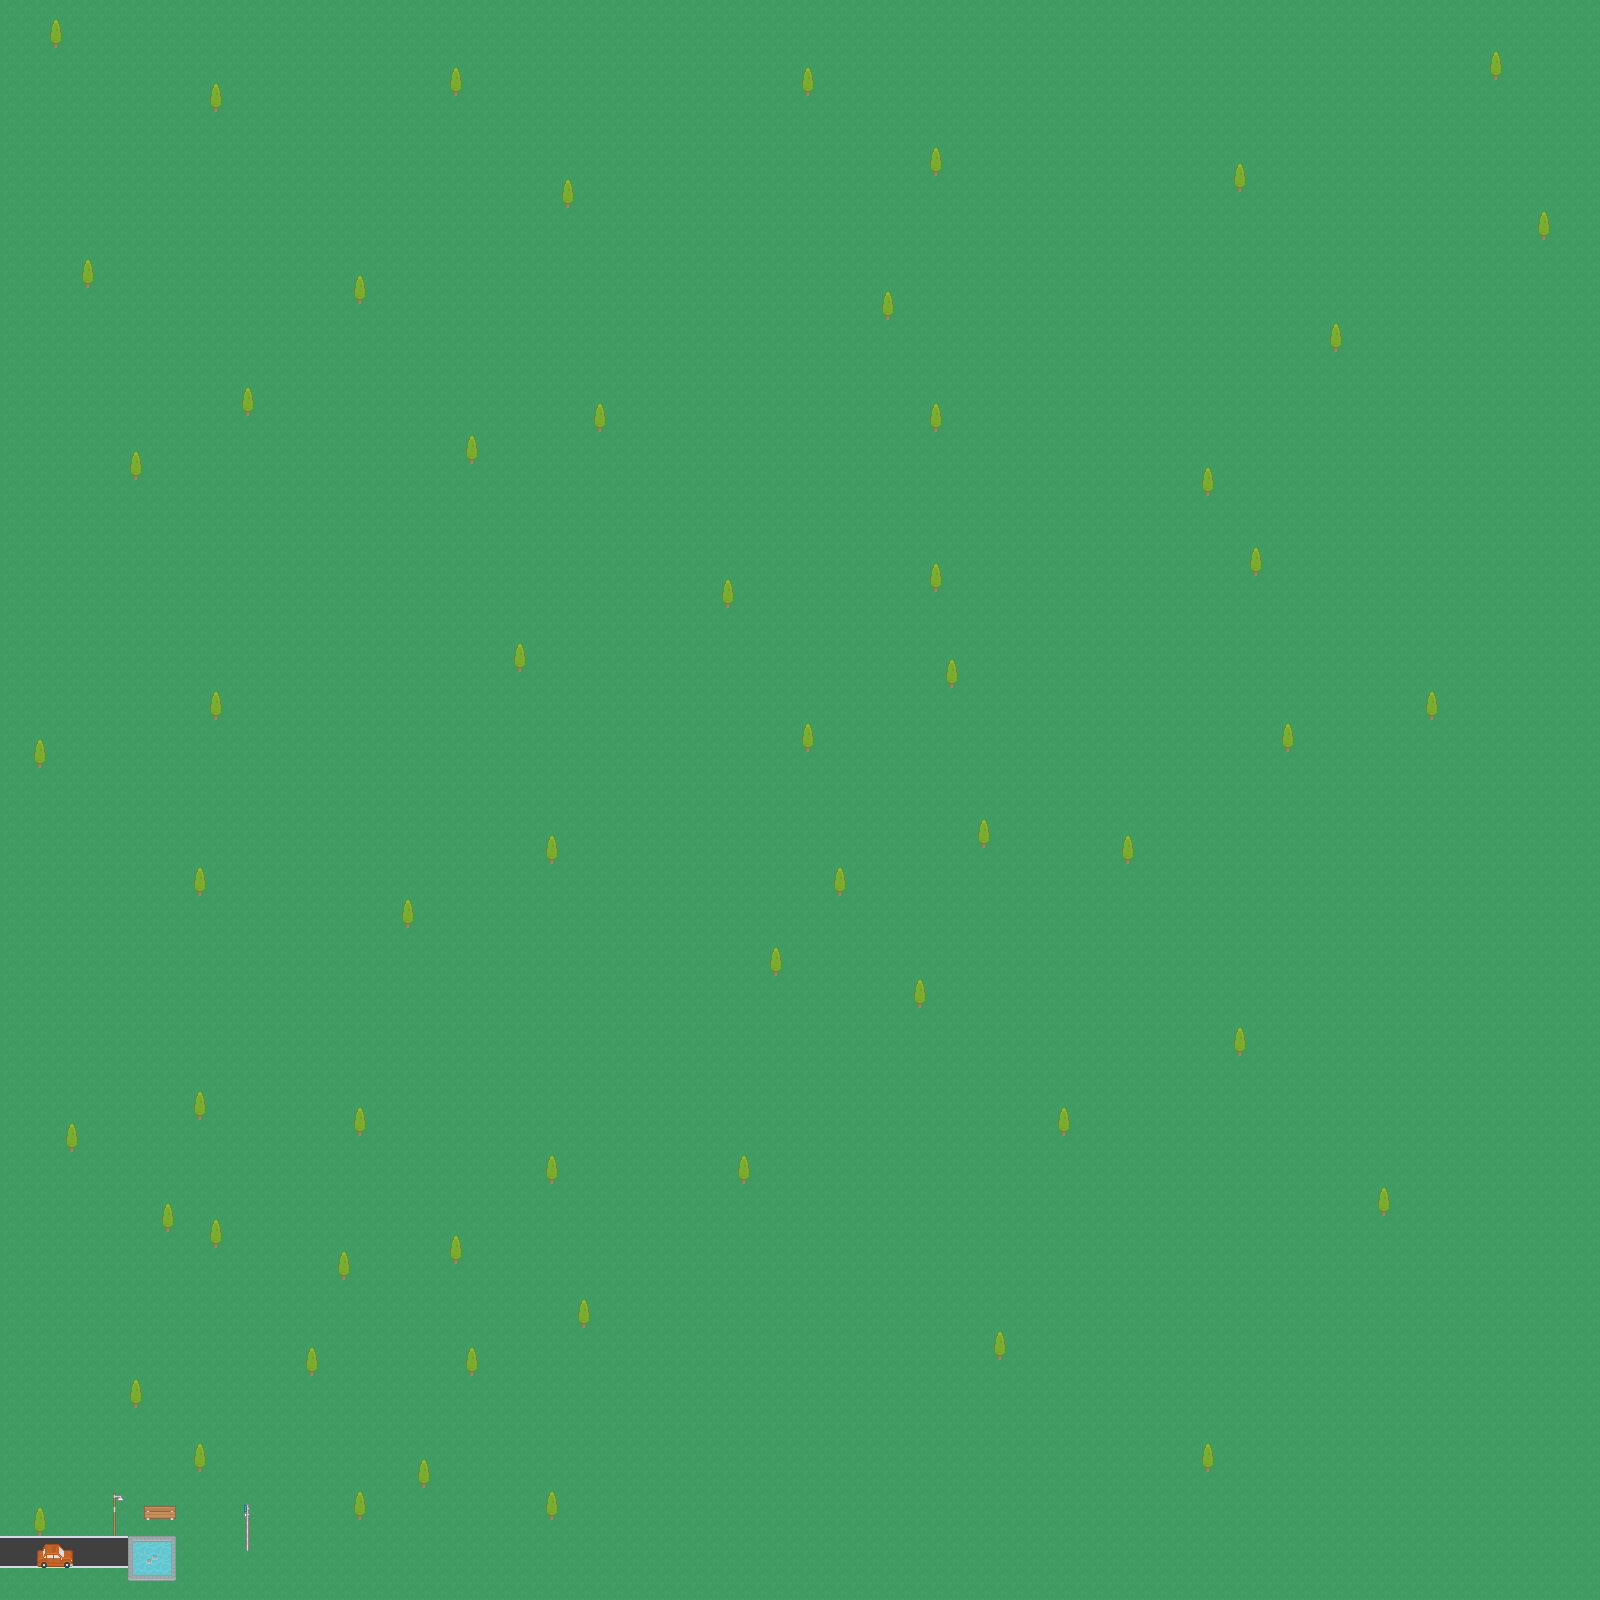

This game map was drawn from its Tiled (.tmx) file and the tilesets committed beside it. A one-line description and the trimmed map source follow:
An orthogonal 100x100 tile map with 16x16 px tiles, 2 tile layers (Ground, Decoration).

<map version="1.0" orientation="orthogonal" renderorder="right-down" width="100" height="100" tilewidth="16" tileheight="16" nextobjectid="1">
 <tileset firstgid="1" name="roguelikeCity_transparent" tilewidth="16" tileheight="16" spacing="1" tilecount="1036">
  <image source="../tiles/roguelikeCity_transparent.png" trans="ff00ff" width="628" height="475" />
 </tileset>
 <layer name="Ground" width="100" height="100">
  <data>[10000 cells, 10000 non-empty, 3 distinct tile ids]</data>
 </layer>
 <layer name="Decoration" width="100" height="100">
  <data>[10000 cells, 143 non-empty, 25 distinct tile ids]</data>
 </layer>
</map>
